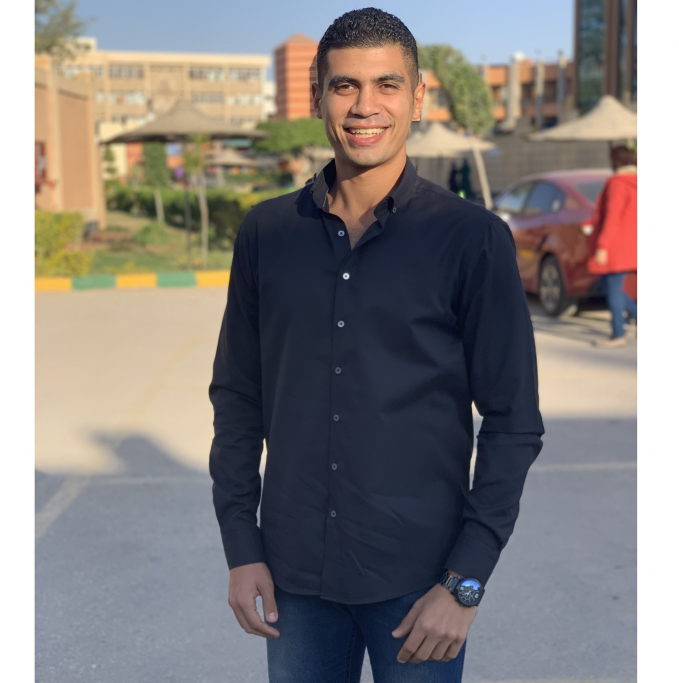
#> input picture Images/my_self.jpg, 2035 x 2048 px, found by its file name (shown at 1/3 size)
$ jupyter execute '0- OpenCv Basics.ipynb'   (text cells are left out)
#> lines starting #> are read from the running program, lines starting #| are printed output that depends on the picture
[cell 1]
import cv2
import matplotlib.pyplot as plt
import numpy as np

[cell 2]
## In openCV
# images are BGR
# Locations are y,x

[cell 3]
img = cv2.imread('images/my_self.jpg',1) # 0 for gray scale
#> img is the input picture: shape (2048, 2035, 3); mean B, G, R 126.7, 127.8, 132.3
                                         # 1 for colors (default)

print(img.shape)
#| (2048, 2035, 3)
print(img.size)  # how many pixels
#| 12503040
# img

[cell 4]
cv2.imshow('first image', img)   # image screen title, img

# k = cs2.waitKey(5000) --> This will wait for 5 seconds to destroy the image
# v2.destroyAllWindows()

k = cv2.waitKey(0)   # --> This line should be wirtten to avoid crashing in jupyter
#> (key q is pressed here)
if k == 27:          # --> if we press ESC (27) the image screen closes
    cv2.destroyAllWindows()

elif k == ord('s'):  # --> if we press (s), the image will be saved
    cv2.imwrite('sec image.jpg',img)   # --> To save the image with new name
    cv2.destroyAllWindows()

[cell 5]
plt.imshow(img)
plt.title("Read by CV (BGR)")
plt.show()
# OpenCv reads the image in BGR not in RGB

# Converting to RGB
img2 = cv2.cvtColor(img, cv2.COLOR_BGR2RGB)
plt.imshow(img2)
plt.title("Converted to RGB")
plt.show()

# Converting to Gray
img3 = cv2.cvtColor(img, cv2.COLOR_BGR2GRAY)
plt.imshow(img3)
plt.title("Converted to GRAY")
plt.show()

[cell 6]
cap = cv2.VideoCapture(0) # 0 for laptop camera
                          # 'video.mp4' for a local video

# print(cap.get(cv2.CAP_PROP_FRAME_WIDTH))  640
# print(cap.get(cv2.CAP_PROP_FRAME_HEIGHT))  480 defult size

# to control size of video
cap.set(3, 720)  # Width
cap.set(4, 720)  # Height
print("Width: ", cap.get(3), " and Height: ", cap.get(4))
fourcc = cv2.VideoWriter_fourcc(*'XVID')  # This line to make better resolution

# Saving the video
# VideoWriter(video_name, fourcc, fps, resolution)
out = cv2.VideoWriter('output.avi', fourcc, 20.0, (640,480))
out_gray = cv2.VideoWriter('output_gray.avi', fourcc, 20.0, (640,480), 0) # we add param 0 if grayscale

print(cap.isOpened())   # True or false to check everything is right

while(cap.isOpened()):
    ret, frame = cap.read()  # reading the cap
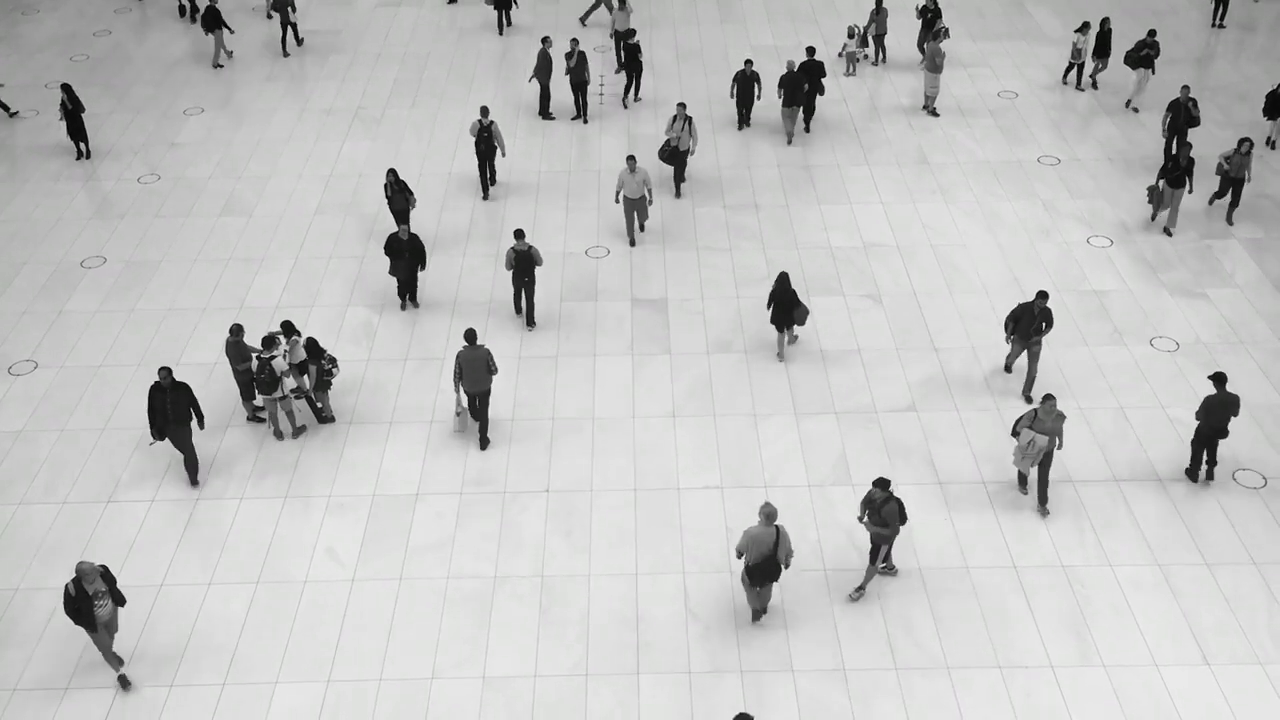
#> input picture frame 34 of Videos/people_walking_sample.mp4, 1280 x 720 px, given in place of the camera
#> frame is the input picture: shape (720, 1280, 3); mean B, G, R 193.3, 193.8, 193.5
    if ret == True:


        # to save video
        out.write(frame) # saving the frame in out

        # To save it in grayscale
        gray = cv2.cvtColor(frame, cv2.COLOR_BGR2GRAY)
        out_gray.write(gray)

        cv2.imshow('frame', gray)
        if cv2.waitKey(1) & 0xFF == ord('q'):  # Press q to close !!
#> (key q is pressed here)
            cv2.destroyAllWindows()
            break

    else: break

cap.release()
out.release()
out_gray.release()

[cell 7]
# img = cv2.imread('images/my_self.jpg')
img = np.zeros([512,512,3], np.uint8)    # uint8 (from 0 to 255)
plt.imshow(img)
plt.show()

# Drawing a shape
# 1- line: (img, start, end, color, thickness)   if thickness=1 -> Fill
# 2- arrowedLine
# 3- rectangle
# 4- circle (img, center, radius, color, thickness)
img = cv2.line(img, (0,0), (300,300), (0,255,0), 10)
img = cv2.rectangle(img, (10,10), (200,200), (0,0,255), 5)
img = cv2.circle(img, (250,250), 100, (255,0,0), -1)

# Drawing a Polygon shape
pts = np.array([[10,5],[20,3],[70,20],[50,10]], np.int32)
img = cv2.polylines(img, [pts], True, (0,255,255), 20)

# Putting a Text
font = cv2.FONT_HERSHEY_SIMPLEX
img = cv2.putText(img, 'Hello', (200,100), font, 4, (0,100,100), 10)

plt.imshow(img)
plt.show()
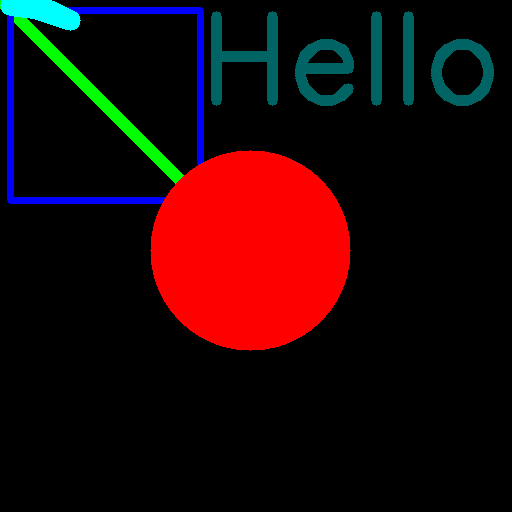
#> shown: shape (512, 512, 3); mean R, G, B 30.6, 7.4, 9

[cell 8]
from datetime import datetime
# Reading the video
cap = cv2.VideoCapture(0)
cap.set(3, 720)
cap.set(4, 720)
font = cv2.FONT_HERSHEY_SIMPLEX

while(cap.isOpened()):
    ret, frame = cap.read()
    if ret == True:
        text1 = 'Time Now:' + str(datetime.now())
        text2 = 'Width: ' + str(cap.get(3)) + ' Height: ' + str(cap.get(4))

        frame = cv2.putText(frame, text1, (10,50), font, 0.5, (255,255,0), 2)
        frame = cv2.putText(frame, text2, (10,150), font, 1, (255,255,0), 2)

        # Show Frame
        cv2.imshow('Hello', frame)
        if cv2.waitKey(1) & 0xFF == ord('q'):  # Press q to close !!
#> (key q is pressed here)
            cv2.destroyAllWindows()
            break

    else: break

cap.release()

[cell 9]
events = [i for i in dir(cv2) if 'EVENT' in i]
print(events)

#### To create an Mouse Event
# def click_event(event, x, y, flags, param): ---> 5 parameters
# x,y --> LOCATION of event happened
# event --> Type of event


#### cv2.setMouseCallback('image', click_event)

[cell 10]
# We will use (EVENT_LBUTTONDOWN , EVENT_RBUTTONDOWN)
# [17 lines left out: function click_event, not called in this run]

img = cv2.imread('images/apple1.jpg')
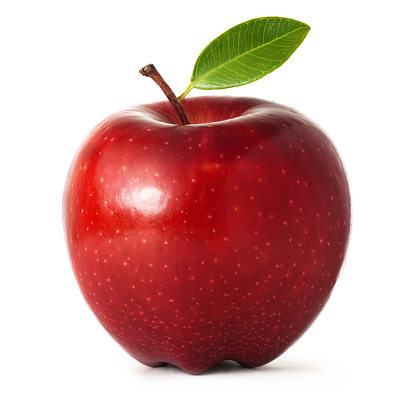
#> input picture Images/apple1.jpg, 416 x 416 px, found by its file name
#> img is the input picture: shape (416, 416, 3); mean B, G, R 167.7, 170.6, 212
cv2.imshow('image', img)

# Setting the event
cv2.setMouseCallback('image', click_event)

cv2.waitKey(0)
cv2.destroyAllWindows()

[cell 11]
# [15 lines left out: function click_event, not called in this run]

img = np.zeros((512,512,3), np.uint8)
cv2.imshow('image', img)
points = []

cv2.setMouseCallback('image', click_event)
cv2.waitKey(0)
cv2.destroyAllWindows()

[cell 12]
# [10 lines left out: function click_event, not called in this run]

img = cv2.imread('images/apple1.jpg')
cv2.imshow('image',img)

cv2.setMouseCallback('image', click_event)
cv2.waitKey(0)
cv2.destroyAllWindows()

[cell 13]
img = cv2.imread('images/my_self.jpg')

# Split: to split b g r
b,g,r = cv2.split(img)
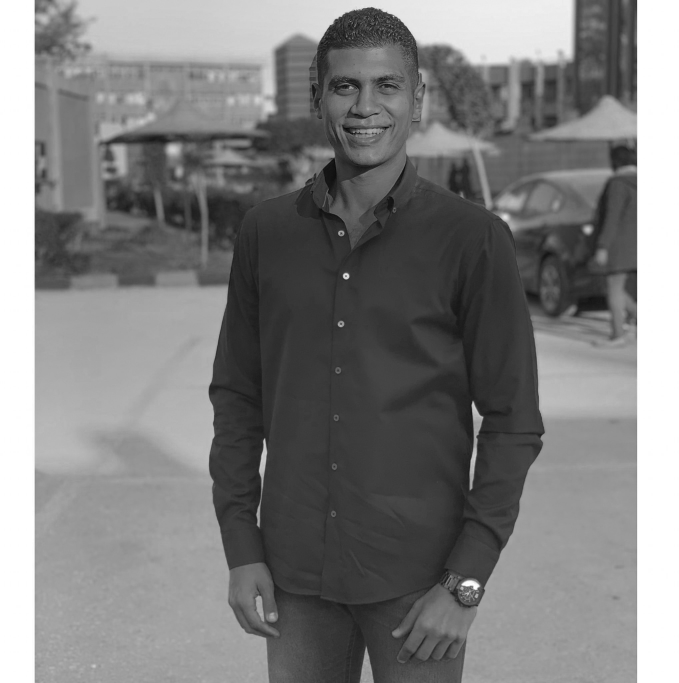
#> b: shape (2048, 2035) (shown at 1/3 size); min 0, max 255, mean 126.7
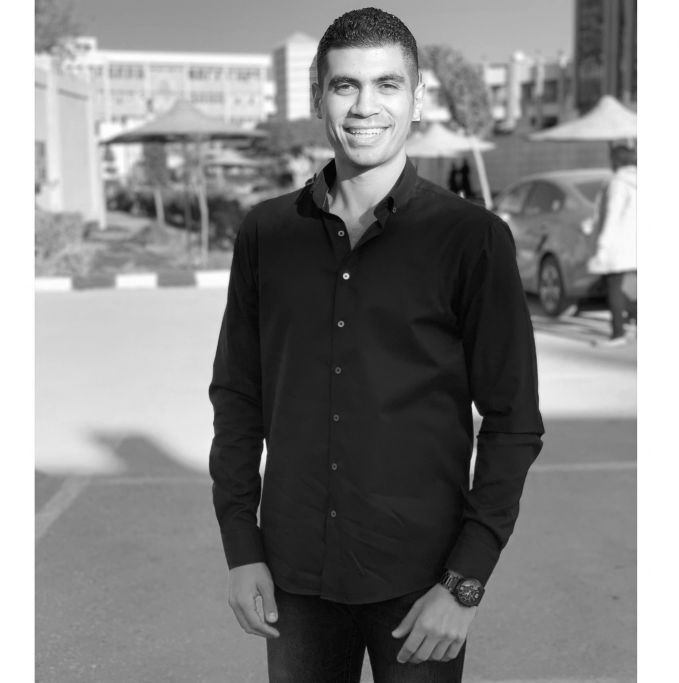
#> r: shape (2048, 2035) (shown at 1/3 size); min 0, max 255, mean 132.3

# Merge: merge b g r
img = cv2.merge((g,b,r))
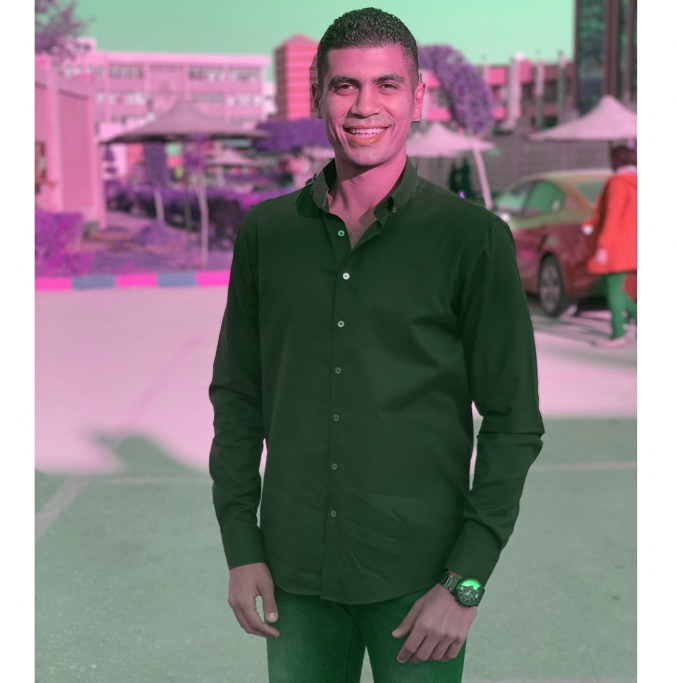
#> img: shape (2048, 2035, 3) (shown at 1/3 size); mean of channels 0, 1, 2 127.8, 126.7, 132.3; drawn as B, G, R
print(img.shape)
#| (2048, 2035, 3)


plt.imshow(img)
plt.show()

[cell 14]
img = cv2.imread('images/my_self.jpg')

# Cropping Image
head = img[25:500, 900:1300]
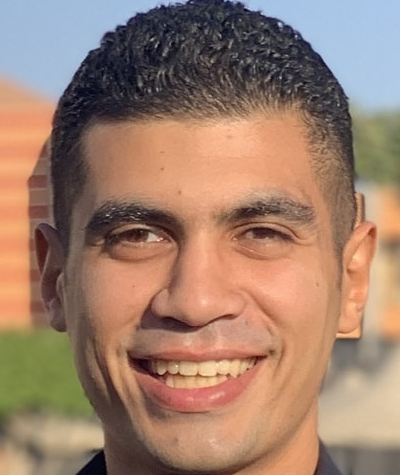
#> head: shape (475, 400, 3); mean B, G, R 108.5, 126.6, 157.7
head_rgb = cv2.cvtColor(head, cv2.COLOR_BGR2RGB)
plt.imshow(head_rgb)
plt.show()

# ROI (placing it in a new location)
img[0:500-25 , 0: 1300-900] = head
img_rgb = cv2.cvtColor(img, cv2.COLOR_BGR2RGB)
plt.imshow(img_rgb)
plt.show()

[cell 15]
img = cv2.imread('images/my_self.jpg')
img2 = cv2.imread('images/apple1.jpg')


# Resize
img = cv2.resize(img, (512,512))
#> img: shape (512, 512, 3)
img2 = cv2.resize(img2, (512,512))
#> img2: shape (512, 512, 3)
print(img.shape)
#| (512, 512, 3)

# Add --> To add two images (Fusion) they must be same size
fusion = cv2.add(img,img2)
fusion = cv2.cvtColor(fusion, cv2.COLOR_BGR2RGB)
plt.imshow(fusion)
plt.show()


# addWeighted
fusion = cv2.addWeighted(img, 0.5, img2, 0.5, 0)  # Last Param: Brightness
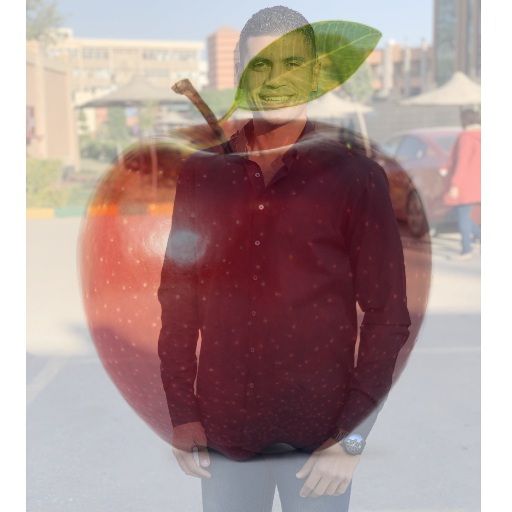
#> fusion: shape (512, 512, 3); mean B, G, R 147.2, 149.2, 172.1
fusion = cv2.cvtColor(fusion, cv2.COLOR_BGR2RGB)
plt.imshow(fusion)
plt.show()

[cell 16]
img1 = np.zeros((250,500,3), np.uint8)
img1 = cv2.rectangle(img1, (200,0), (300,100), (255,255,255), -1)
img2 = np.full((250,500,3), 255, dtype=np.uint8)
img2 = cv2.rectangle(img2, (0,0), (250,250), (0,0,0), -1)

bitAnd = cv2.bitwise_and(img1,img2)
bitOr = cv2.bitwise_or(img1,img2)
bitXor = cv2.bitwise_xor(img1,img2)
bitNot = cv2.bitwise_not(img1)         # Inverse


plt.subplot(3,3,1)
plt.title('Img1')
plt.imshow(img1)
plt.subplot(3,3,2)
plt.title('Img2')
plt.imshow(img2)
plt.subplot(3,3,3)
plt.title('And')
plt.imshow(bitAnd)
plt.subplot(3,3,4)
plt.title('Or')
plt.imshow(bitOr)
plt.subplot(3,3,5)
plt.title('Not 1')
plt.imshow(bitNot)
plt.show()
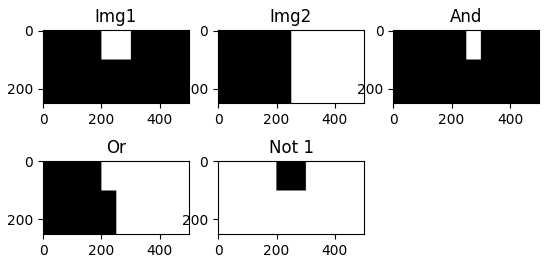
#> figure drawn by matplotlib, 5 panels

[cell 17]
img = cv2.imread('images/my_self.jpg')
img = cv2.resize(img, (500,500))
#> img: shape (500, 500, 3)

img_inv = cv2.bitwise_not(img)
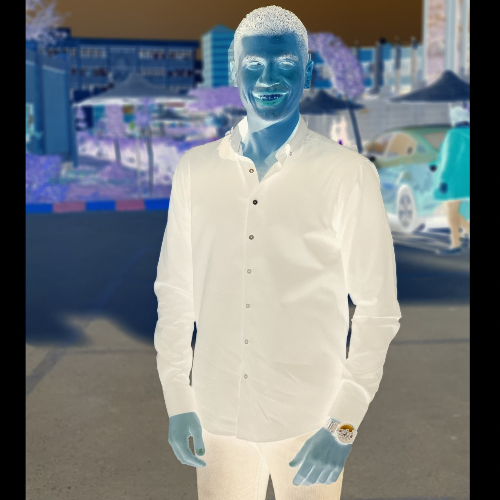
#> img_inv: shape (500, 500, 3); mean B, G, R 128.4, 127.3, 122.8


plt.imshow(cv2.cvtColor(img, cv2.COLOR_BGR2RGB))
plt.show()
plt.imshow(cv2.cvtColor(img_inv, cv2.COLOR_BGR2RGB))
plt.show()

[cell 18]
import cv2
import numpy as np

def nothing(x):
    pass


# create a black window
img = np.zeros((300,512,3), np.uint8)
cv2.namedWindow('image')  ## Creating an image window with Named image
                          ## So we can use trackbar


# create trackBars
cv2.createTrackbar('B', 'image', 0, 255, nothing)
cv2.createTrackbar('G', 'image', 0, 255, nothing)
cv2.createTrackbar('R', 'image', 0, 255, nothing)

# create Switch Button
switch = '0 : OFF \n 1 : ON'
cv2.createTrackbar(switch, 'image', 0, 1, nothing)

while True:
    cv2.imshow('image', img)
    if cv2.waitKey(1) & 0xFF == ord('q'):  # Press q to close !!
#> (key q is pressed here)
        cv2.destroyAllWindows()
        break

    b = cv2.getTrackbarPos('B', 'image')
    g = cv2.getTrackbarPos('G', 'image')
    r = cv2.getTrackbarPos('R', 'image')
    s = cv2.getTrackbarPos(switch, 'image')

    if s == 0:
        img[:] = 0;
    else:
        img[:] = [b,g,r]


cv2.destroyAllWindows()
